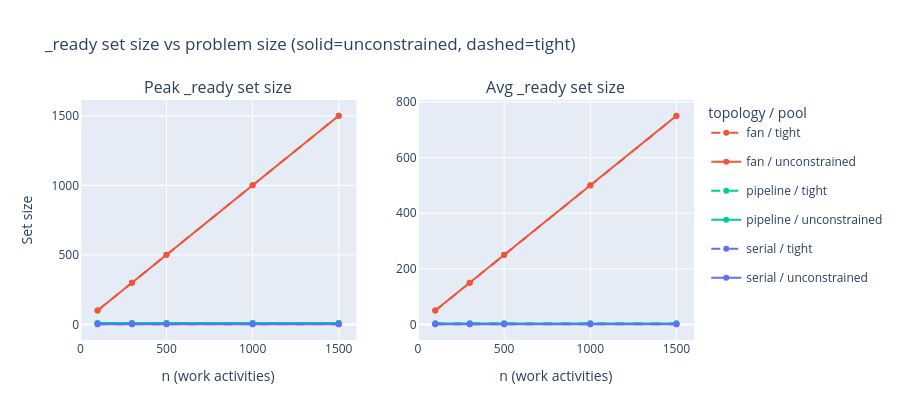

Notebook source saved alongside this figure:
### Markdown cell above
### `_ready` Set Size

At each scheduling step the `_ready` set contains all activities whose
predecessors are complete.  Its size directly controls the cost of the
candidate-selection inner loop — the most expensive part of the scheduler.

- **Serial**: `_ready` is always 1 — the inner loop is trivial
- **Pipeline**: `_ready` ≤ `cluster_size` (10) — bounded regardless of n
- **Fan**: `_ready` starts at n — worst case for candidate-selection cost

Because `_ready` is a property of the graph topology and resource pressure
(not of which SGS is used), the values are averaged across SGS variants.
The `peak_ready` column reflects the maximum seen in a single run;
`avg_ready` is the mean over all `_select_candidate_activities` calls.

### Code cell
# Average _ready statistics across SGS variants
ready = (
    df_sched
    .groupby(['topology', 'pool', 'n_work'], as_index=False)
    .agg(peak_ready=('peak_ready', 'mean'), avg_ready=('avg_ready', 'mean'))
)

fig = make_subplots(
    rows=1, cols=2,
    subplot_titles=['Peak _ready set size', 'Avg _ready set size'],
    shared_xaxes=False,
)

palette = px.colors.qualitative.Plotly
topo_color = {t: palette[i] for i, t in enumerate(TOPO_ORDER_SCHED)}
pool_dash  = {'unconstrained': 'solid', 'tight': 'dash'}

seen = set()
for _, grp in ready.groupby(['topology', 'pool']):
    topo = grp['topology'].iloc[0]
    pool = grp['pool'].iloc[0]
    label = f'{topo} / {pool}'
    grp = grp.sort_values('n_work')
    show = label not in seen
    seen.add(label)
    common = dict(
        x=grp['n_work'], mode='lines+markers', name=label,
        legendgroup=label,
        line=dict(color=topo_color.get(topo, 'grey'),
                  dash=pool_dash.get(pool, 'solid')),
    )
    fig.add_trace(go.Scatter(y=grp['peak_ready'], showlegend=show,  **common), row=1, col=1)
    fig.add_trace(go.Scatter(y=grp['avg_ready'],  showlegend=False, **common), row=1, col=2)
fig.update_xaxes(title_text='n (work activities)')
fig.update_yaxes(title_text='Set size', col=1)
fig.update_layout(
    title='_ready set size vs problem size (solid=unconstrained, dashed=tight)',
    height=420, legend_title='topology / pool',
)
fig.show()

### Figure 1 — Plotly figure (JSON) as saved in the notebook; plotly's stock layout.template omitted (floating-point values rounded to 4 significant figures)
{"data": [{"legendgroup": "fan / tight", "line": {"color": "#EF553B", "dash": "dash"}, "mode": "lines+markers", "name": "fan / tight", "showlegend": true, "type": "scatter", "x": [100, 300, 500, 1000, 1500], "xaxis": "x", "y": [100.0, 300.0, 500.0, 1000.0, 1500.0], "yaxis": "y"}, {"legendgroup": "fan / tight", "line": {"color": "#EF553B", "dash": "dash"}, "mode": "lines+markers", "name": "fan / tight", "showlegend": false, "type": "scatter", "x": [100, 300, 500, 1000, 1500], "xaxis": "x2", "y": [50.0, 150.0, 250.0, 500.0, 750.0], "yaxis": "y2"}, {"legendgroup": "fan / unconstrained", "line": {"color": "#EF553B", "dash": "solid"}, "mode": "lines+markers", "name": "fan / unconstrained", "showlegend": true, "type": "scatter", "x": [100, 300, 500, 1000, 1500], "xaxis": "x", "y": [100.0, 300.0, 500.0, 1000.0, 1500.0], "yaxis": "y"}, {"legendgroup": "fan / unconstrained", "line": {"color": "#EF553B", "dash": "solid"}, "mode": "lines+markers", "name": "fan / unconstrained", "showlegend": false, "type": "scatter", "x": [100, 300, 500, 1000, 1500], "xaxis": "x2", "y": [50.5, 150.5, 250.5, 500.5, 750.5], "yaxis": "y2"}, {"legendgroup": "pipeline / tight", "line": {"color": "#00CC96", "dash": "dash"}, "mode": "lines+markers", "name": "pipeline / tight", "showlegend": true, "type": "scatter", "x": [100, 300, 500, 1000, 1500], "xaxis": "x", "y": [10.0, 10.0, 10.0, 10.0, 10.0], "yaxis": "y"}, {"legendgroup": "pipeline / tight", "line": {"color": "#00CC96", "dash": "dash"}, "mode": "lines+markers", "name": "pipeline / tight", "showlegend": false, "type": "scatter", "x": [100, 300, 500, 1000, 1500], "xaxis": "x2", "y": [4.2, 4.2, 4.2, 4.2, 4.2], "yaxis": "y2"}, {"legendgroup": "pipeline / unconstrained", "line": {"color": "#00CC96", "dash": "solid"}, "mode": "lines+markers", "name": "pipeline / unconstrained", "showlegend": true, "type": "scatter", "x": [100, 300, 500, 1000, 1500], "xaxis": "x", "y": [10.0, 10.0, 10.0, 10.0, 10.0], "yaxis": "y"}, {"legendgroup": "pipeline / unconstrained", "line": {"color": "#00CC96", "dash": "solid"}, "mode": "lines+markers", "name": "pipeline / unconstrained", "showlegend": false, "type": "scatter", "x": [100, 300, 500, 1000, 1500], "xaxis": "x2", "y": [4.0, 4.0, 4.0, 4.0, 4.0], "yaxis": "y2"}, {"legendgroup": "serial / tight", "line": {"color": "#636EFA", "dash": "dash"}, "mode": "lines+markers", "name": "serial / tight", "showlegend": true, "type": "scatter", "x": [100, 300, 500, 1000, 1500], "xaxis": "x", "y": [1.0, 1.0, 1.0, 1.0, 1.0], "yaxis": "y"}, {"legendgroup": "serial / tight", "line": {"color": "#636EFA", "dash": "dash"}, "mode": "lines+markers", "name": "serial / tight", "showlegend": false, "type": "scatter", "x": [100, 300, 500, 1000, 1500], "xaxis": "x2", "y": [1.0, 1.0, 1.0, 1.0, 1.0], "yaxis": "y2"}, {"legendgroup": "serial / unconstrained", "line": {"color": "#636EFA", "dash": "solid"}, "mode": "lines+markers", "name": "serial / unconstrained", "showlegend": true, "type": "scatter", "x": [100, 300, 500, 1000, 1500], "xaxis": "x", "y": [1.0, 1.0, 1.0, 1.0, 1.0], "yaxis": "y"}, {"legendgroup": "serial / unconstrained", "line": {"color": "#636EFA", "dash": "solid"}, "mode": "lines+markers", "name": "serial / unconstrained", "showlegend": false, "type": "scatter", "x": [100, 300, 500, 1000, 1500], "xaxis": "x2", "y": [1.0, 1.0, 1.0, 1.0, 1.0], "yaxis": "y2"}], "layout": {"annotations": [{"font": {"size": 16}, "showarrow": false, "text": "Peak _ready set size", "x": 0.225, "xanchor": "center", "xref": "paper", "y": 1, "yanchor": "bottom", "yref": "paper"}, {"font": {"size": 16}, "showarrow": false, "text": "Avg _ready set size", "x": 0.775, "xanchor": "center", "xref": "paper", "y": 1, "yanchor": "bottom", "yref": "paper"}], "height": 420, "legend": {"title": {"text": "topology / pool"}}, "title": {"text": "_ready set size vs problem size (solid=unconstrained, dashed=tight)"}, "xaxis": {"anchor": "y", "domain": [0, 0.45], "title": {"text": "n (work activities)"}}, "xaxis2": {"anchor": "y2", "domain": [0.55, 1], "title": {"text": "n (work activities)"}}, "yaxis": {"anchor": "x", "domain": [0, 1], "title": {"text": "Set size"}}, "yaxis2": {"anchor": "x2", "domain": [0, 1]}}}
